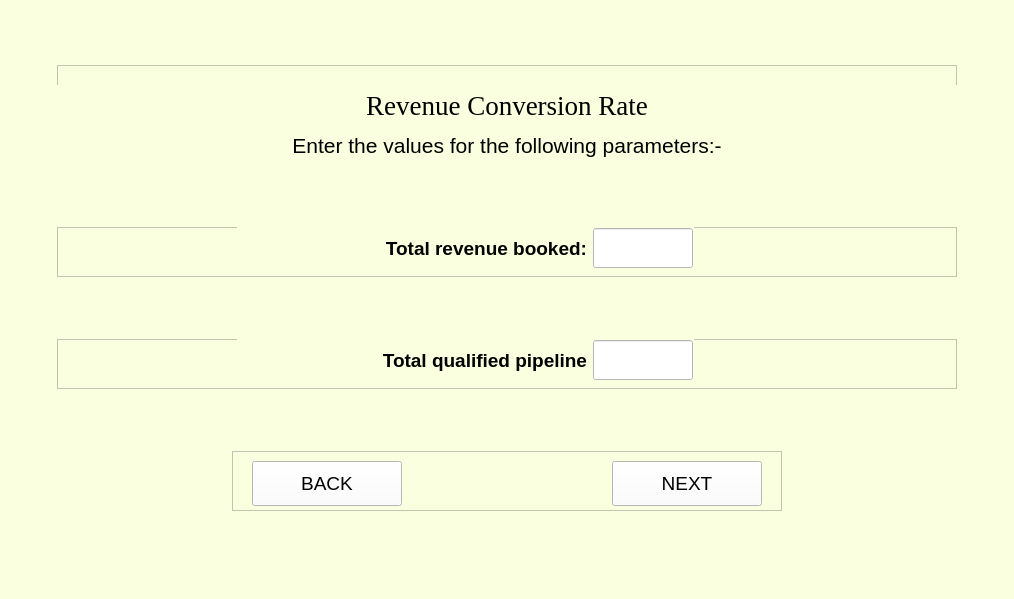
<?xml version="1.0" encoding="UTF-8"?>
<ui version="4.0">
 <class>MainWindow</class>
 <widget class="QMainWindow" name="MainWindow">
  <property name="geometry">
   <rect>
    <x>0</x>
    <y>0</y>
    <width>1014</width>
    <height>599</height>
   </rect>
  </property>
  <property name="sizePolicy">
   <sizepolicy hsizetype="Expanding" vsizetype="Expanding">
    <horstretch>0</horstretch>
    <verstretch>0</verstretch>
   </sizepolicy>
  </property>
  <property name="mouseTracking">
   <bool>false</bool>
  </property>
  <property name="windowTitle">
   <string>MainWindow</string>
  </property>
  <property name="styleSheet">
   <string notr="true">background-color: rgb(250, 255, 224);</string>
  </property>
  <widget class="QWidget" name="centralwidget">
   <layout class="QVBoxLayout" name="verticalLayout">
    <item alignment="Qt::AlignHCenter">
     <widget class="QFrame" name="frame_12">
      <property name="minimumSize">
       <size>
        <width>900</width>
        <height>100</height>
       </size>
      </property>
      <property name="maximumSize">
       <size>
        <width>900</width>
        <height>100</height>
       </size>
      </property>
      <property name="frameShape">
       <enum>QFrame::StyledPanel</enum>
      </property>
      <property name="frameShadow">
       <enum>QFrame::Raised</enum>
      </property>
      <widget class="QLabel" name="heading">
       <property name="geometry">
        <rect>
         <x>0</x>
         <y>20</y>
         <width>900</width>
         <height>40</height>
        </rect>
       </property>
       <property name="sizePolicy">
        <sizepolicy hsizetype="Preferred" vsizetype="Preferred">
         <horstretch>0</horstretch>
         <verstretch>0</verstretch>
        </sizepolicy>
       </property>
       <property name="minimumSize">
        <size>
         <width>900</width>
         <height>40</height>
        </size>
       </property>
       <property name="maximumSize">
        <size>
         <width>16777215</width>
         <height>16777215</height>
        </size>
       </property>
       <property name="font">
        <font>
         <family>Times New Roman</family>
         <pointsize>20</pointsize>
         <weight>50</weight>
         <italic>false</italic>
         <bold>false</bold>
        </font>
       </property>
       <property name="styleSheet">
        <string notr="true"/>
       </property>
       <property name="text">
        <string>Revenue Conversion Rate</string>
       </property>
       <property name="alignment">
        <set>Qt::AlignCenter</set>
       </property>
       <property name="wordWrap">
        <bool>false</bool>
       </property>
      </widget>
      <widget class="QLabel" name="abilityLabel">
       <property name="geometry">
        <rect>
         <x>0</x>
         <y>60</y>
         <width>900</width>
         <height>40</height>
        </rect>
       </property>
       <property name="sizePolicy">
        <sizepolicy hsizetype="Preferred" vsizetype="Preferred">
         <horstretch>0</horstretch>
         <verstretch>0</verstretch>
        </sizepolicy>
       </property>
       <property name="minimumSize">
        <size>
         <width>900</width>
         <height>40</height>
        </size>
       </property>
       <property name="maximumSize">
        <size>
         <width>16777215</width>
         <height>16777215</height>
        </size>
       </property>
       <property name="font">
        <font>
         <family>Arial</family>
         <pointsize>16</pointsize>
         <weight>50</weight>
         <italic>false</italic>
         <bold>false</bold>
        </font>
       </property>
       <property name="styleSheet">
        <string notr="true"/>
       </property>
       <property name="text">
        <string>Enter the values for the following parameters:-</string>
       </property>
       <property name="alignment">
        <set>Qt::AlignCenter</set>
       </property>
       <property name="wordWrap">
        <bool>false</bool>
       </property>
      </widget>
     </widget>
    </item>
    <item alignment="Qt::AlignHCenter">
     <widget class="QFrame" name="frame_5">
      <property name="minimumSize">
       <size>
        <width>900</width>
        <height>50</height>
       </size>
      </property>
      <property name="maximumSize">
       <size>
        <width>900</width>
        <height>50</height>
       </size>
      </property>
      <property name="frameShape">
       <enum>QFrame::StyledPanel</enum>
      </property>
      <property name="frameShadow">
       <enum>QFrame::Raised</enum>
      </property>
      <widget class="QWidget" name="layoutWidget_2">
       <property name="geometry">
        <rect>
         <x>180</x>
         <y>0</y>
         <width>457</width>
         <height>42</height>
        </rect>
       </property>
       <layout class="QGridLayout" name="gridLayout_5">
        <item row="0" column="0">
         <widget class="QLabel" name="label_bookings">
          <property name="sizePolicy">
           <sizepolicy hsizetype="Preferred" vsizetype="Preferred">
            <horstretch>0</horstretch>
            <verstretch>0</verstretch>
           </sizepolicy>
          </property>
          <property name="minimumSize">
           <size>
            <width>350</width>
            <height>40</height>
           </size>
          </property>
          <property name="maximumSize">
           <size>
            <width>350</width>
            <height>40</height>
           </size>
          </property>
          <property name="font">
           <font>
            <family>Arial</family>
            <pointsize>14</pointsize>
            <weight>75</weight>
            <italic>false</italic>
            <bold>true</bold>
           </font>
          </property>
          <property name="styleSheet">
           <string notr="true"/>
          </property>
          <property name="text">
           <string>Total revenue booked:</string>
          </property>
          <property name="alignment">
           <set>Qt::AlignRight|Qt::AlignTrailing|Qt::AlignVCenter</set>
          </property>
          <property name="wordWrap">
           <bool>false</bool>
          </property>
         </widget>
        </item>
        <item row="0" column="1">
         <widget class="QLineEdit" name="bookings">
          <property name="sizePolicy">
           <sizepolicy hsizetype="Preferred" vsizetype="Preferred">
            <horstretch>0</horstretch>
            <verstretch>0</verstretch>
           </sizepolicy>
          </property>
          <property name="minimumSize">
           <size>
            <width>100</width>
            <height>40</height>
           </size>
          </property>
          <property name="maximumSize">
           <size>
            <width>100</width>
            <height>40</height>
           </size>
          </property>
          <property name="font">
           <font>
            <family>Arial</family>
            <pointsize>12</pointsize>
            <weight>50</weight>
            <italic>false</italic>
            <bold>false</bold>
           </font>
          </property>
          <property name="styleSheet">
           <string notr="true">background-color: rgb(255, 255, 255);</string>
          </property>
          <property name="text">
           <string/>
          </property>
          <property name="alignment">
           <set>Qt::AlignLeading|Qt::AlignLeft|Qt::AlignVCenter</set>
          </property>
         </widget>
        </item>
       </layout>
      </widget>
     </widget>
    </item>
    <item alignment="Qt::AlignHCenter">
     <widget class="QFrame" name="frame_6">
      <property name="minimumSize">
       <size>
        <width>900</width>
        <height>50</height>
       </size>
      </property>
      <property name="maximumSize">
       <size>
        <width>900</width>
        <height>50</height>
       </size>
      </property>
      <property name="frameShape">
       <enum>QFrame::StyledPanel</enum>
      </property>
      <property name="frameShadow">
       <enum>QFrame::Raised</enum>
      </property>
      <widget class="QWidget" name="layoutWidget">
       <property name="geometry">
        <rect>
         <x>180</x>
         <y>0</y>
         <width>457</width>
         <height>42</height>
        </rect>
       </property>
       <layout class="QGridLayout" name="gridLayout_2">
        <item row="0" column="0">
         <widget class="QLabel" name="label_qualified_pipeline">
          <property name="sizePolicy">
           <sizepolicy hsizetype="Preferred" vsizetype="Preferred">
            <horstretch>0</horstretch>
            <verstretch>0</verstretch>
           </sizepolicy>
          </property>
          <property name="minimumSize">
           <size>
            <width>350</width>
            <height>40</height>
           </size>
          </property>
          <property name="maximumSize">
           <size>
            <width>350</width>
            <height>40</height>
           </size>
          </property>
          <property name="font">
           <font>
            <family>Arial</family>
            <pointsize>14</pointsize>
            <weight>75</weight>
            <italic>false</italic>
            <bold>true</bold>
           </font>
          </property>
          <property name="styleSheet">
           <string notr="true"/>
          </property>
          <property name="text">
           <string>Total qualified pipeline</string>
          </property>
          <property name="alignment">
           <set>Qt::AlignRight|Qt::AlignTrailing|Qt::AlignVCenter</set>
          </property>
          <property name="wordWrap">
           <bool>false</bool>
          </property>
         </widget>
        </item>
        <item row="0" column="1">
         <widget class="QLineEdit" name="qualified_pipeline">
          <property name="sizePolicy">
           <sizepolicy hsizetype="Preferred" vsizetype="Preferred">
            <horstretch>0</horstretch>
            <verstretch>0</verstretch>
           </sizepolicy>
          </property>
          <property name="minimumSize">
           <size>
            <width>100</width>
            <height>40</height>
           </size>
          </property>
          <property name="maximumSize">
           <size>
            <width>100</width>
            <height>40</height>
           </size>
          </property>
          <property name="font">
           <font>
            <family>Arial</family>
            <pointsize>12</pointsize>
            <weight>50</weight>
            <italic>false</italic>
            <bold>false</bold>
           </font>
          </property>
          <property name="styleSheet">
           <string notr="true">background-color: rgb(255, 255, 255);</string>
          </property>
          <property name="text">
           <string/>
          </property>
          <property name="alignment">
           <set>Qt::AlignLeading|Qt::AlignLeft|Qt::AlignVCenter</set>
          </property>
         </widget>
        </item>
       </layout>
      </widget>
     </widget>
    </item>
    <item alignment="Qt::AlignHCenter">
     <widget class="QFrame" name="frame_9">
      <property name="minimumSize">
       <size>
        <width>550</width>
        <height>60</height>
       </size>
      </property>
      <property name="maximumSize">
       <size>
        <width>550</width>
        <height>60</height>
       </size>
      </property>
      <property name="frameShape">
       <enum>QFrame::StyledPanel</enum>
      </property>
      <property name="frameShadow">
       <enum>QFrame::Raised</enum>
      </property>
      <widget class="QPushButton" name="backButton">
       <property name="geometry">
        <rect>
         <x>20</x>
         <y>10</y>
         <width>150</width>
         <height>45</height>
        </rect>
       </property>
       <property name="sizePolicy">
        <sizepolicy hsizetype="Preferred" vsizetype="Preferred">
         <horstretch>0</horstretch>
         <verstretch>0</verstretch>
        </sizepolicy>
       </property>
       <property name="minimumSize">
        <size>
         <width>150</width>
         <height>45</height>
        </size>
       </property>
       <property name="maximumSize">
        <size>
         <width>150</width>
         <height>45</height>
        </size>
       </property>
       <property name="font">
        <font>
         <family>Arial</family>
         <pointsize>14</pointsize>
        </font>
       </property>
       <property name="styleSheet">
        <string notr="true">background-color:rgb(255, 255, 255)</string>
       </property>
       <property name="text">
        <string>BACK</string>
       </property>
      </widget>
      <widget class="QPushButton" name="nextButton">
       <property name="enabled">
        <bool>true</bool>
       </property>
       <property name="geometry">
        <rect>
         <x>380</x>
         <y>10</y>
         <width>150</width>
         <height>45</height>
        </rect>
       </property>
       <property name="sizePolicy">
        <sizepolicy hsizetype="Preferred" vsizetype="Preferred">
         <horstretch>0</horstretch>
         <verstretch>0</verstretch>
        </sizepolicy>
       </property>
       <property name="minimumSize">
        <size>
         <width>150</width>
         <height>45</height>
        </size>
       </property>
       <property name="maximumSize">
        <size>
         <width>150</width>
         <height>45</height>
        </size>
       </property>
       <property name="palette">
        <palette>
         <active>
          <colorrole role="Button">
           <brush brushstyle="SolidPattern">
            <color alpha="255">
             <red>255</red>
             <green>255</green>
             <blue>255</blue>
            </color>
           </brush>
          </colorrole>
          <colorrole role="Base">
           <brush brushstyle="SolidPattern">
            <color alpha="255">
             <red>255</red>
             <green>255</green>
             <blue>255</blue>
            </color>
           </brush>
          </colorrole>
          <colorrole role="Window">
           <brush brushstyle="SolidPattern">
            <color alpha="255">
             <red>255</red>
             <green>255</green>
             <blue>255</blue>
            </color>
           </brush>
          </colorrole>
          <colorrole role="Link">
           <brush brushstyle="SolidPattern">
            <color alpha="255">
             <red>6</red>
             <green>22</green>
             <blue>255</blue>
            </color>
           </brush>
          </colorrole>
         </active>
         <inactive>
          <colorrole role="Button">
           <brush brushstyle="SolidPattern">
            <color alpha="255">
             <red>255</red>
             <green>255</green>
             <blue>255</blue>
            </color>
           </brush>
          </colorrole>
          <colorrole role="Base">
           <brush brushstyle="SolidPattern">
            <color alpha="255">
             <red>255</red>
             <green>255</green>
             <blue>255</blue>
            </color>
           </brush>
          </colorrole>
          <colorrole role="Window">
           <brush brushstyle="SolidPattern">
            <color alpha="255">
             <red>255</red>
             <green>255</green>
             <blue>255</blue>
            </color>
           </brush>
          </colorrole>
          <colorrole role="Link">
           <brush brushstyle="SolidPattern">
            <color alpha="255">
             <red>6</red>
             <green>22</green>
             <blue>255</blue>
            </color>
           </brush>
          </colorrole>
         </inactive>
         <disabled>
          <colorrole role="Button">
           <brush brushstyle="SolidPattern">
            <color alpha="255">
             <red>255</red>
             <green>255</green>
             <blue>255</blue>
            </color>
           </brush>
          </colorrole>
          <colorrole role="Base">
           <brush brushstyle="SolidPattern">
            <color alpha="255">
             <red>255</red>
             <green>255</green>
             <blue>255</blue>
            </color>
           </brush>
          </colorrole>
          <colorrole role="Window">
           <brush brushstyle="SolidPattern">
            <color alpha="255">
             <red>255</red>
             <green>255</green>
             <blue>255</blue>
            </color>
           </brush>
          </colorrole>
          <colorrole role="Link">
           <brush brushstyle="SolidPattern">
            <color alpha="255">
             <red>6</red>
             <green>22</green>
             <blue>255</blue>
            </color>
           </brush>
          </colorrole>
         </disabled>
        </palette>
       </property>
       <property name="font">
        <font>
         <family>Arial</family>
         <pointsize>14</pointsize>
        </font>
       </property>
       <property name="mouseTracking">
        <bool>false</bool>
       </property>
       <property name="acceptDrops">
        <bool>true</bool>
       </property>
       <property name="autoFillBackground">
        <bool>false</bool>
       </property>
       <property name="styleSheet">
        <string notr="true">background-color:rgb(255, 255, 255)</string>
       </property>
       <property name="text">
        <string>NEXT</string>
       </property>
       <property name="checkable">
        <bool>false</bool>
       </property>
       <property name="autoExclusive">
        <bool>false</bool>
       </property>
       <property name="autoDefault">
        <bool>true</bool>
       </property>
       <property name="default">
        <bool>false</bool>
       </property>
       <property name="flat">
        <bool>false</bool>
       </property>
      </widget>
     </widget>
    </item>
   </layout>
  </widget>
  <widget class="QMenuBar" name="menubar">
   <property name="geometry">
    <rect>
     <x>0</x>
     <y>0</y>
     <width>1014</width>
     <height>21</height>
    </rect>
   </property>
  </widget>
  <widget class="QStatusBar" name="statusbar"/>
 </widget>
 <resources/>
 <connections/>
</ui>
